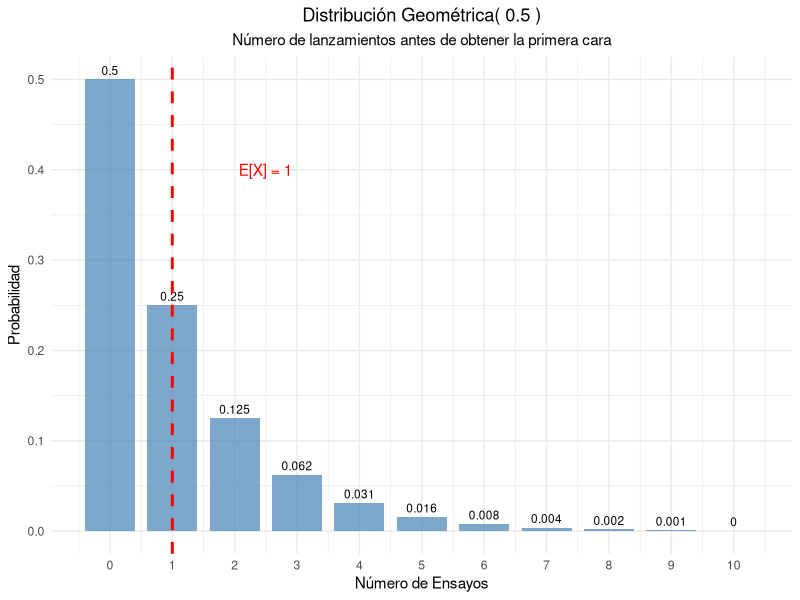
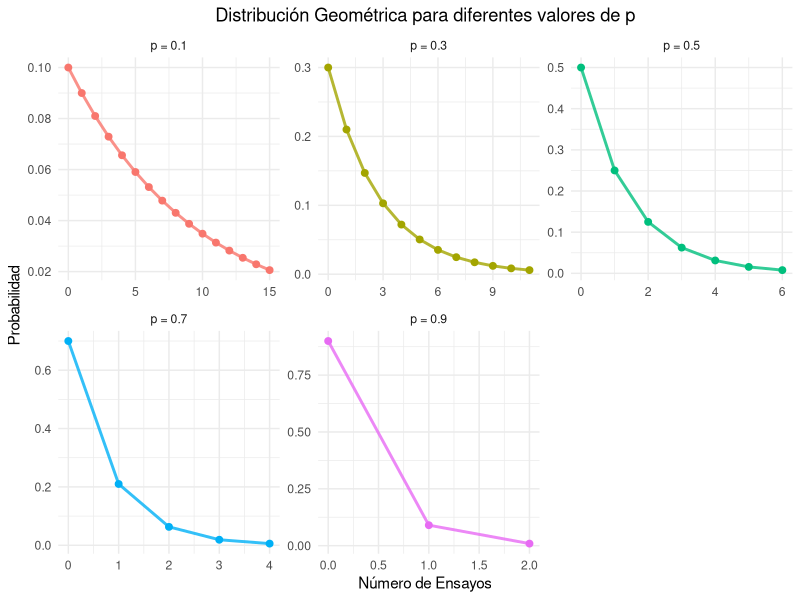
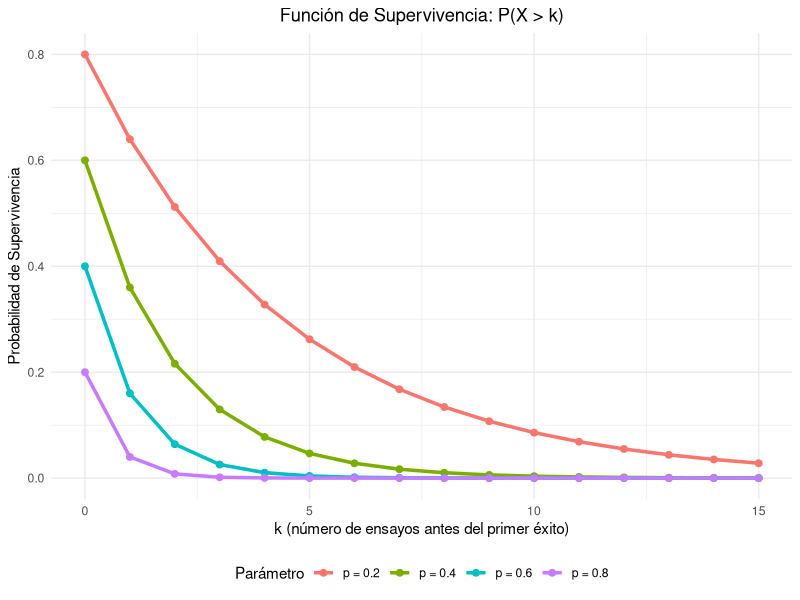
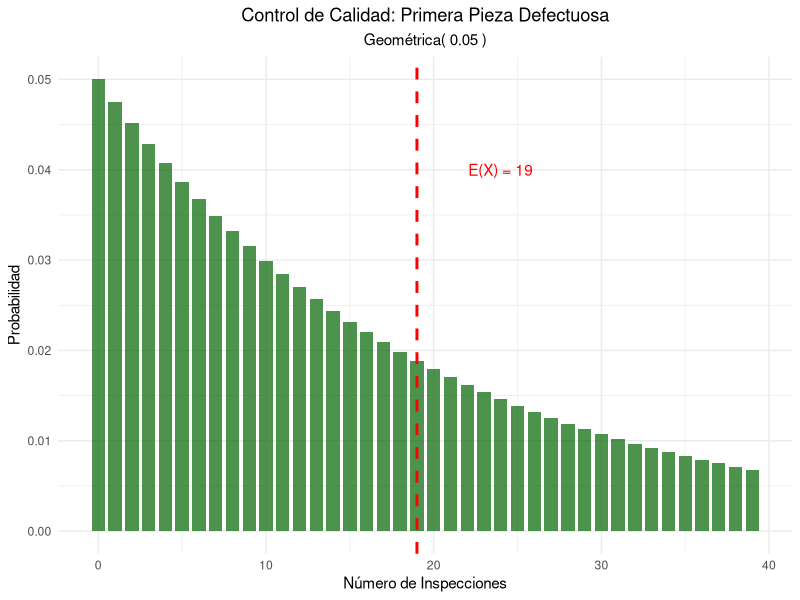
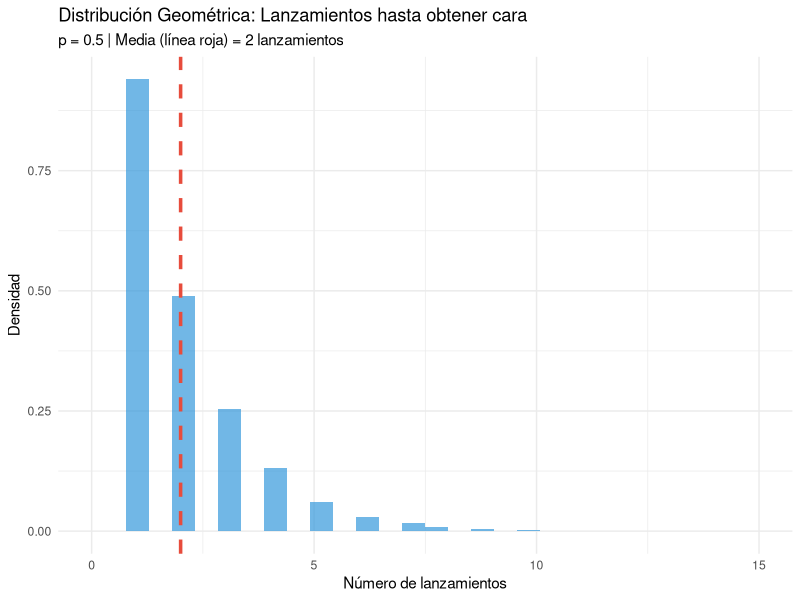
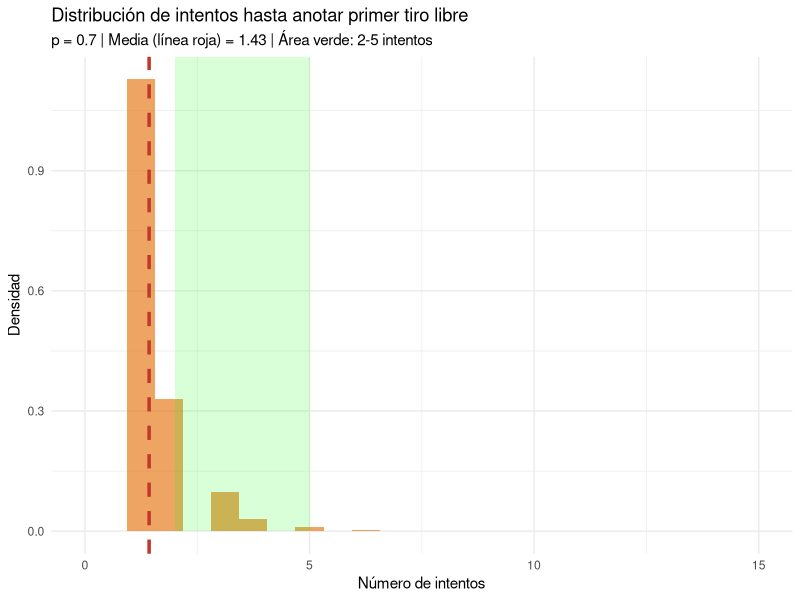
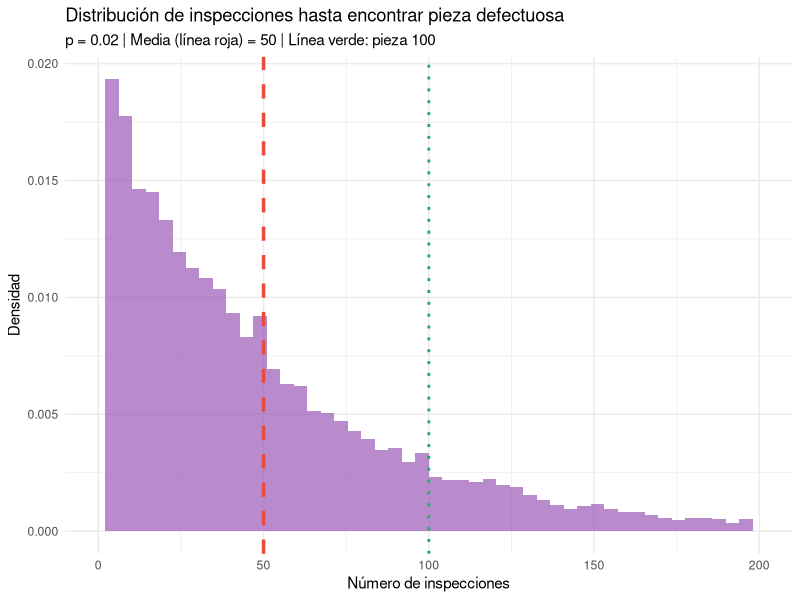

The R script that drew these images, in order:
## ---- chunk 1
#| label: setup
#| include: false

library(tidyverse)
library(kableExtra)
library(gridExtra)
## ---- chunk 2
#| label: moneda-geometrica
# Parámetro
p_cara <- 0.5

# Calcular probabilidades para los primeros 11 ensayos
k_moneda <- 0:10
prob_geometrica <- dgeom(k_moneda , p_cara)  

# Crear tabla
geometrica_moneda <- data.frame(
  Ensayo = k_moneda,
  Probabilidad = prob_geometrica,
  Prob_Acumulada = pgeom(k_moneda, p_cara)
)

kable(geometrica_moneda, 
      caption = "Distribución Geométrica - Primera cara (p = 0.5)",
      digits = 4,
      col.names = c("Ensayo", "P(X = x)", "P(X ≤ x)")) %>%
  kable_styling(bootstrap_options = "striped")

# Parámetros estadísticos
media_moneda <- (1-p_cara) / p_cara
varianza_moneda <- (1 - p_cara) / (p_cara^2)
desv_std_moneda <- sqrt(varianza_moneda)


cat("Media (ensayos esperados):", media_moneda, "\n")
cat("Varianza:", varianza_moneda, "\n")
cat("Desviación estándar:", round(desv_std_moneda, 4), "\n")

## ---- chunk 3
#| label: grafico-geometrica-basico
#| fig-cap: "Distribución Geométrica - Primera cara en lanzamiento de moneda"
ggplot(geometrica_moneda, aes(x = Ensayo, y = Probabilidad)) +
  geom_col(fill = "steelblue", alpha = 0.7, width = 0.8) +
  geom_text(aes(label = round(Probabilidad, 3)), vjust = -0.5, size = 3) +
  geom_vline(xintercept = media_moneda, color = "red", linetype = "dashed", linewidth = 1) +
  annotate("text", x = media_moneda + 1.5, y = max(prob_geometrica) * 0.8, 
           label = paste("E[X] =", media_moneda), color = "red") +
  scale_x_continuous(breaks = k_moneda) +
  labs(title = paste("Distribución Geométrica(", p_cara, ")"),
       subtitle = "Número de lanzamientos antes de obtener la primera cara",
       x = "Número de Ensayos",
       y = "Probabilidad") +
  theme_minimal() +
  theme(plot.title = element_text(hjust = 0.5),
        plot.subtitle = element_text(hjust = 0.5))
## ---- chunk 4
#| label: diferentes-p
# Diferentes probabilidades de éxito
p_values <- c(0.1, 0.3, 0.5, 0.7, 0.9)
k_max <- 15

# Crear data frame para comparación
geometrica_comp <- data.frame()
for(p in p_values) {
  k_vals <- 0:k_max
  probs <- dgeom(k_vals, p)  
  
  temp_data <- data.frame(
    p_label = paste("p =", p),
    k = k_vals,
    probabilidad = probs,
    media = (1-p)/p,
    varianza = (1-p)/(p^2)
  )
  geometrica_comp <- rbind(geometrica_comp, temp_data)
}

# Tabla de parámetros
parametros_comp <- data.frame(
  p = p_values,
  Media = (1-p_values)/p_values,
  Varianza = (1-p_values)/(p_values^2),
  Desv_Std = sqrt((1-p_values)/(p_values^2))
)

kable(parametros_comp, 
      caption = "Parámetros de la distribución geométrica para diferentes valores de p",
      digits = 4,
      col.names = c("p", "Media", "Varianza", "Desv. Std")) |> 
  kable_styling(bootstrap_options = "striped")
## ---- chunk 5
#| label: grafico-diferentes-p
#| fig-cap: "Distribución Geométrica para diferentes valores de p"
# Filtrar para mejor visualización
geometrica_filtered <- geometrica_comp[geometrica_comp$probabilidad > 0.005, ]

ggplot(geometrica_filtered, aes(x = k, y = probabilidad, color = p_label)) +
  geom_line(linewidth = 1, alpha = 0.8) +
  geom_point(size = 2) +
  facet_wrap(~p_label, scales = "free") +
  labs(title = "Distribución Geométrica para diferentes valores de p",
       x = "Número de Ensayos",
       y = "Probabilidad",
       color = "Parámetro") +
  theme_minimal() +
  theme(plot.title = element_text(hjust = 0.5),
        legend.position = "none")
## ---- chunk 6
#| label: falta-memoria
# Demostración de la propiedad de falta de memoria
p_mem <- 0.3
s <- 5
t <- 3

# P(X >= s + t)
prob_s_t <- 1 - pgeom(s + t-1, p_mem)  

# P(X >= s) 
prob_s <- 1- pgeom(s-1, p_mem)

# P(X >= t) 
prob_t <- 1- pgeom(t-1, p_mem)

# P(X >= s + t | X >= s) = P(X >= s + t) / P(X >= s)
prob_condicional <- prob_s_t / prob_s

cat("Demostración de la Propiedad de Falta de Memoria:\n")
cat("Parámetros: p =", p_mem, ", s =", s, ", t =", t, "\n\n")
cat("P(X  ≥", s+t, ") =", round(prob_s_t, 6), "\n")
cat("P(X  ≥", s, ") =", round(prob_s, 6), "\n")
cat("P(X  ≥", t, ") =", round(prob_t, 6), "\n\n")
cat("P(X  ≥", s+t, "| X  ≥", s, ") =", round(prob_condicional, 6), "\n")
cat("P(X  ≥", t, ") =", round(prob_t, 6), "\n\n")
cat("¿Son iguales?", abs(prob_condicional - prob_t) < 1e-10, "\n")
## ---- chunk 7
#| label: funcion-supervivencia
#| fig-cap: "Función de Supervivencia de la distribución geométrica"
# Diferentes valores de p
p_surv <- c(0.2, 0.4, 0.6, 0.8)
k_surv <- 0:15

# Crear data frame
supervivencia_data <- data.frame()
for(p in p_surv) {
  surv_vals <- (1 - p)^(k_surv+1)
  temp_data <- data.frame(
    p_label = paste("p =", p),
    k = k_surv,
    supervivencia = surv_vals
  )
  supervivencia_data <- rbind(supervivencia_data, temp_data)
}

ggplot(supervivencia_data, aes(x = k, y = supervivencia, color = p_label)) +
  geom_line(size = 1.2) +
  geom_point(size = 2) +
  labs(title = "Función de Supervivencia: P(X > k)",
       x = "k (número de ensayos antes del primer éxito)",
       y = "Probabilidad de Supervivencia",
       color = "Parámetro") +
  theme_minimal() +
  theme(plot.title = element_text(hjust = 0.5),
        legend.position = "bottom")
## ---- chunk 8
#| label: control-calidad-geometrica
# Parámetros
p_defecto_geom <- 0.05

# Parámetros estadísticos
media_defecto <- (1-p_defecto_geom) / p_defecto_geom
varianza_defecto <- (1 - p_defecto_geom) / (p_defecto_geom^2)
desv_std_defecto <- sqrt(varianza_defecto)

cat("Control de Calidad - Primera pieza defectuosa:\n")
cat("Probabilidad de defecto por pieza:", p_defecto_geom, "\n")
cat("Número esperado de inspecciones:", media_defecto, "\n")
cat("Desviación estándar:", round(desv_std_defecto, 2), "\n\n")

# Probabilidades específicas
k_calidad <- 0:50
prob_calidad <- dgeom(k_calidad, p_defecto_geom)

# Preguntas de interés
prob_primera_10 <- sum(prob_calidad[1:10])
prob_mas_20 <- 1 - sum(prob_calidad[1:20])
prob_entre_10_30 <- sum(prob_calidad[10:30])

cat("Probabilidades de interés:\n")
cat("P(primera defectuosa en ≤ 10 inspecciones):", round(prob_primera_10, 4), "\n")
cat("P(primera defectuosa en > 20 inspecciones):", round(prob_mas_20, 4), "\n")
cat("P(primera defectuosa entre 10 y 30 inspecciones):", round(prob_entre_10_30, 4), "\n")



# Visualización
calidad_data <- data.frame(
  k = k_calidad[1:40],
  probabilidad = prob_calidad[1:40]
)

ggplot(calidad_data, aes(x = k, y = probabilidad)) +
  geom_col(fill = "darkgreen", alpha = 0.7, width = 0.8) +
  geom_vline(xintercept = media_defecto, color = "red", linetype = "dashed", size = 1) +
  annotate("text", x = media_defecto + 5, y = max(prob_calidad) * 0.8, 
           label = paste("E(X) =", media_defecto), color = "red") +
  labs(title = "Control de Calidad: Primera Pieza Defectuosa",
       subtitle = paste("Geométrica(", p_defecto_geom, ")"),
       x = "Número de Inspecciones",
       y = "Probabilidad") +
  theme_minimal() +
  theme(plot.title = element_text(hjust = 0.5),
        plot.subtitle = element_text(hjust = 0.5))
## ---- chunk 9
#| label: simulacion-geometrica
set.seed(123)
p_sim <- 0.25
n_sim <- 10000

# Generar datos geométricos 
datos_geom <- rgeom(n_sim, p_sim) 

# Estadísticas observadas
media_obs <- mean(datos_geom)
var_obs <- var(datos_geom)
desv_obs <- sd(datos_geom)

# Valores teóricos
media_teo <- (1-p_sim) / p_sim
var_teo <- (1 - p_sim) / (p_sim^2)
desv_teo <- sqrt(var_teo)

cat("Simulación Geométrica (p =", p_sim, "):\n")
cat("Simulaciones:", n_sim, "\n\n")
cat("Media teórica:", media_teo, "| Media observada:", round(media_obs, 4), "\n")
cat("Varianza teórica:", var_teo, "| Varianza observada:", round(var_obs, 4), "\n")
cat("Desv. Std teórica:", round(desv_teo, 4), "| Desv. Std observada:", round(desv_obs, 4), "\n")

# Comparar distribuciones
freq_obs <- table(datos_geom[datos_geom <= 20]) / n_sim
k_comp <- as.numeric(names(freq_obs))
prob_teo <- dgeom(k_comp, p_sim)

comparacion_sim <- data.frame(
  k = k_comp,
  Freq_Observada = as.numeric(freq_obs),
  Prob_Teorica = prob_teo,
  Diferencia = abs(as.numeric(freq_obs) - prob_teo)
)

kable(head(comparacion_sim, 12), 
      caption = "Comparación frecuencias observadas vs probabilidades teóricas",
      digits = 4,
      col.names = c("k", "Freq. Observada", "Prob. Teórica", "Diferencia")) %>%
  kable_styling(bootstrap_options = "striped")
## ---- chunk 10
#| code-fold: true


cat("=" %>% rep(70) %>% paste(collapse = ""), "\n")
cat("EJERCICIO 1: LANZAMIENTO DE MONEDA HASTA OBTENER CARA\n")
cat("=" %>% rep(70) %>% paste(collapse = ""), "\n\n")

# Parámetros
p <- 0.5  # probabilidad de obtener cara

# a) P(necesitar exactamente 5 lanzamientos)
# En R, dgeom(k, p) calcula P(X = k) donde X es el número de FRACASOS antes del primer éxito
# Por lo tanto, para 5 lanzamientos totales, necesitamos 4 fracasos antes del éxito
prob_5lanz <- dgeom(4, prob = p)

cat("a) Probabilidad de necesitar exactamente 5 lanzamientos:\n")
cat("   P(X = 5) = (1-p)^4 × p = (0.5)^5\n")
cat("   P(X = 5) =", prob_5lanz, "\n")
cat("   Porcentaje:", round(prob_5lanz * 100, 2), "%\n\n")

# b) P(necesitar más de 3 lanzamientos)
# Más de 3 lanzamientos = 4 o más = más de 2 fracasos
prob_mas3 <- 1 - pgeom(2, prob = p)
# También: pgeom(2, prob = p, lower.tail = FALSE)

cat("b) Probabilidad de necesitar más de 3 lanzamientos:\n")
cat("   P(X > 3) = 1 - P(X ≤ 3) = (1-p)^3\n")
cat("   P(X > 3) =", prob_mas3, "\n")
cat("   Porcentaje:", round(prob_mas3 * 100, 2), "%\n\n")

# c) Media y varianza
# Para la distribución geométrica donde X = número de lanzamientos hasta el primer éxito
media_geom <- 1/p
varianza_geom <- (1-p)/(p^2)
desv_geom <- sqrt(varianza_geom)

cat("c) Media y varianza del número de lanzamientos:\n")
cat("   Media: E[X] = 1/p =", media_geom, "lanzamientos\n")
cat("   Varianza: Var(X) = (1-p)/p² =", varianza_geom, "\n")
cat("   Desviación estándar: σ =", desv_geom, "\n\n")

# Simulación
set.seed(456)
n_sim <- 10000
lanzamientos_sim <- rgeom(n_sim, prob = p) + 1  # +1 porque rgeom cuenta fracasos

media_sim <- mean(lanzamientos_sim)
var_sim <- var(lanzamientos_sim)

cat("VERIFICACIÓN POR SIMULACIÓN (", format(n_sim, big.mark = ","), " repeticiones):\n", sep = "")
cat("   Media simulada:", round(media_sim, 4), "\n")
cat("   Varianza simulada:", round(var_sim, 4), "\n")
cat("   Diferencia media:", abs(media_geom - media_sim), "\n\n")

# Gráfica
df_moneda <- data.frame(lanzamientos = lanzamientos_sim)

ggplot(df_moneda, aes(x = lanzamientos)) +
  geom_histogram(aes(y = after_stat(density)), bins = 30, 
                 fill = "#3498db", alpha = 0.7) +
  geom_vline(xintercept = media_geom, color = "#e74c3c", 
             linetype = "dashed", linewidth = 1.2) +
  labs(title = "Distribución Geométrica: Lanzamientos hasta obtener cara",
       subtitle = paste("p =", p, "| Media (línea roja) =", media_geom, "lanzamientos"),
       x = "Número de lanzamientos",
       y = "Densidad") +
  theme_minimal() +
  xlim(0, 15)
## ---- chunk 11
#| code-fold: true
library(ggplot2)

cat("=" %>% rep(70) %>% paste(collapse = ""), "\n")
cat("EJERCICIO 2: JUGADOR DE BÁSQUETBOL - TIROS LIBRES\n")
cat("=" %>% rep(70) %>% paste(collapse = ""), "\n\n")

# Parámetros
p_basquet <- 0.70  # probabilidad de anotar

# a) P(anotar en el tercer intento por primera vez)
# Tercer intento = 2 fracasos + 1 éxito
prob_tercer <- dgeom(2, prob = p_basquet)

cat("a) Probabilidad de anotar en el tercer intento por primera vez:\n")
cat("   P(X = 3) = (1-p)² × p = (0.3)² × 0.7\n")
cat("   P(X = 3) =", prob_tercer, "\n")
cat("   Porcentaje:", round(prob_tercer * 100, 2), "%\n\n")

# b) Número esperado de intentos
esperado_basquet <- 1/p_basquet

cat("b) Número esperado de intentos para anotar:\n")
cat("   E[X] = 1/p = 1/0.70\n")
cat("   E[X] =", round(esperado_basquet, 4), "intentos\n\n")

# c) P(necesitar entre 2 y 5 intentos)
# Entre 2 y 5 incluye: 2, 3, 4, 5 intentos
# Equivale a: 1, 2, 3, 4 fracasos antes del éxito
prob_2a5 <- sum(dgeom(1:4, prob = p_basquet))
# También: pgeom(4, p_basquet) - pgeom(0, p_basquet)

cat("c) Probabilidad de necesitar entre 2 y 5 intentos:\n")
cat("   P(2 ≤ X ≤ 5) = P(X=2) + P(X=3) + P(X=4) + P(X=5)\n")
cat("   P(2 ≤ X ≤ 5) =", prob_2a5, "\n")
cat("   Porcentaje:", round(prob_2a5 * 100, 2), "%\n\n")

# Simulación
set.seed(789)
n_sim_basquet <- 15000
intentos_sim <- rgeom(n_sim_basquet, prob = p_basquet) + 1

media_sim_basquet <- mean(intentos_sim)
prob_2a5_sim <- mean(intentos_sim >= 2 & intentos_sim <= 5)

cat("VERIFICACIÓN POR SIMULACIÓN (", format(n_sim_basquet, big.mark = ","), " repeticiones):\n", sep = "")
cat("   Media simulada:", round(media_sim_basquet, 4), "intentos\n")
cat("   P(2 ≤ X ≤ 5) simulada:", round(prob_2a5_sim, 4), "\n")
cat("   Diferencia media:", abs(esperado_basquet - media_sim_basquet), "\n\n")

# Gráfica
df_basquet <- data.frame(intentos = intentos_sim)

ggplot(df_basquet, aes(x = intentos)) +
  geom_histogram(aes(y = after_stat(density)), bins = 25, 
                 fill = "#e67e22", alpha = 0.7) +
  geom_vline(xintercept = esperado_basquet, color = "#c0392b", 
             linetype = "dashed", linewidth = 1.2) +
  annotate("rect", xmin = 2, xmax = 5, ymin = 0, ymax = Inf,
           alpha = 0.15, fill = "green") +
  labs(title = "Distribución de intentos hasta anotar primer tiro libre",
       subtitle = paste("p =", p_basquet, "| Media (línea roja) =", 
                       round(esperado_basquet, 2), "| Área verde: 2-5 intentos"),
       x = "Número de intentos",
       y = "Densidad") +
  theme_minimal() +
  xlim(0, 15)
## ---- chunk 12
#| code-fold: true
library(ggplot2)

cat("=" %>% rep(70) %>% paste(collapse = ""), "\n")
cat("EJERCICIO 3: INSPECCIÓN DE PIEZAS DEFECTUOSAS\n")
cat("=" %>% rep(70) %>% paste(collapse = ""), "\n\n")

# Parámetros
p_defect <- 0.02  # probabilidad de pieza defectuosa

# a) Número esperado de inspecciones
esperado_insp <- 1/p_defect

cat("a) Número esperado de inspecciones hasta encontrar la primera defectuosa:\n")
cat("   E[X] = 1/p = 1/0.02\n")
cat("   E[X] =", esperado_insp, "inspecciones\n\n")

# b) P(primera defectuosa aparece después de la pieza 100)
# Después de 100 = más de 100 = al menos 101
# Equivale a: más de 99 fracasos
prob_despues100 <- 1 - pgeom(99, prob = p_defect)
# También: (1 - p_defect)^100

cat("b) Probabilidad de que la primera defectuosa aparezca después de la pieza 100:\n")
cat("   P(X > 100) = (1-p)^100 = (0.98)^100\n")
cat("   P(X > 100) =", prob_despues100, "\n")
cat("   Porcentaje:", round(prob_despues100 * 100, 2), "%\n\n")

# c) Demostración de la propiedad de falta de memoria
cat("c) DEMOSTRACIÓN: PROPIEDAD DE FALTA DE MEMORIA\n")
cat("   --------------------------------------------------\n")
cat("   La distribución geométrica tiene la propiedad de falta de memoria:\n")
cat("   P(X > s+t | X > s) = P(X > t)\n\n")

cat("   Demostración matemática:\n")
cat("   P(X > s+t | X > s) = P(X > s+t ∩ X > s) / P(X > s)\n")
cat("                       = P(X > s+t) / P(X > s)\n")
cat("                       = (1-p)^(s+t) / (1-p)^s\n")
cat("                       = (1-p)^t\n")
cat("                       = P(X > t) ✓\n\n")

cat("   Interpretación para nuestro problema:\n")
cat("   Si ya inspeccionamos 50 piezas sin encontrar defectuosas,\n")
cat("   la probabilidad de necesitar más de 30 adicionales es la misma\n")
cat("   que la probabilidad inicial de necesitar más de 30 inspecciones.\n\n")

# Verificación numérica
s <- 50
t <- 30

# P(X > s+t)
prob_mayor_st <- (1 - p_defect)^(s + t)

# P(X > s)
prob_mayor_s <- (1 - p_defect)^s

# P(X > s+t | X > s)
prob_condicional <- prob_mayor_st / prob_mayor_s

# P(X > t)
prob_mayor_t <- (1 - p_defect)^t

cat("   VERIFICACIÓN NUMÉRICA:\n")
cat("   Si s =", s, "y t =", t, ":\n")
cat("   P(X >", s+t, "| X >", s, ") =", prob_condicional, "\n")
cat("   P(X >", t, ") =", prob_mayor_t, "\n")
cat("   Diferencia:", abs(prob_condicional - prob_mayor_t), "(≈ 0) ✓\n\n")

# Simulación de falta de memoria
set.seed(2024)
n_sim_mem <- 20000

# Simular todas las inspecciones
inspecciones_todas <- rgeom(n_sim_mem, prob = p_defect) + 1

# Filtrar las que pasaron de 50
inspecciones_filtradas <- inspecciones_todas[inspecciones_todas > s]

# De esas, calcular cuántas necesitaron más de 30 adicionales (más de 80 totales)
prob_cond_sim <- mean(inspecciones_filtradas > (s + t))

# Probabilidad original de necesitar más de 30
prob_orig_sim <- mean(inspecciones_todas > t)

cat("   VERIFICACIÓN POR SIMULACIÓN (", format(n_sim_mem, big.mark = ","), " repeticiones):\n", sep = "")
cat("   P(X >", s+t, "| X >", s, ") simulada =", round(prob_cond_sim, 6), "\n")
cat("   P(X >", t, ") simulada =", round(prob_orig_sim, 6), "\n")
cat("   Diferencia:", abs(prob_cond_sim - prob_orig_sim), "\n")
cat("   Esto confirma la propiedad de falta de memoria. ✓\n\n")

# Gráfica
df_defectos <- data.frame(inspecciones = inspecciones_todas[inspecciones_todas <= 200])

ggplot(df_defectos, aes(x = inspecciones)) +
  geom_histogram(aes(y = after_stat(density)), bins = 50, 
                 fill = "#9b59b6", alpha = 0.7) +
  geom_vline(xintercept = esperado_insp, color = "#e74c3c", 
             linetype = "dashed", linewidth = 1.2) +
  geom_vline(xintercept = 100, color = "#27ae60", 
             linetype = "dotted", linewidth = 1) +
  labs(title = "Distribución de inspecciones hasta encontrar pieza defectuosa",
       subtitle = paste("p =", p_defect, "| Media (línea roja) =", esperado_insp, 
                       "| Línea verde: pieza 100"),
       x = "Número de inspecciones",
       y = "Densidad") +
  theme_minimal() +
  xlim(0, 200)
